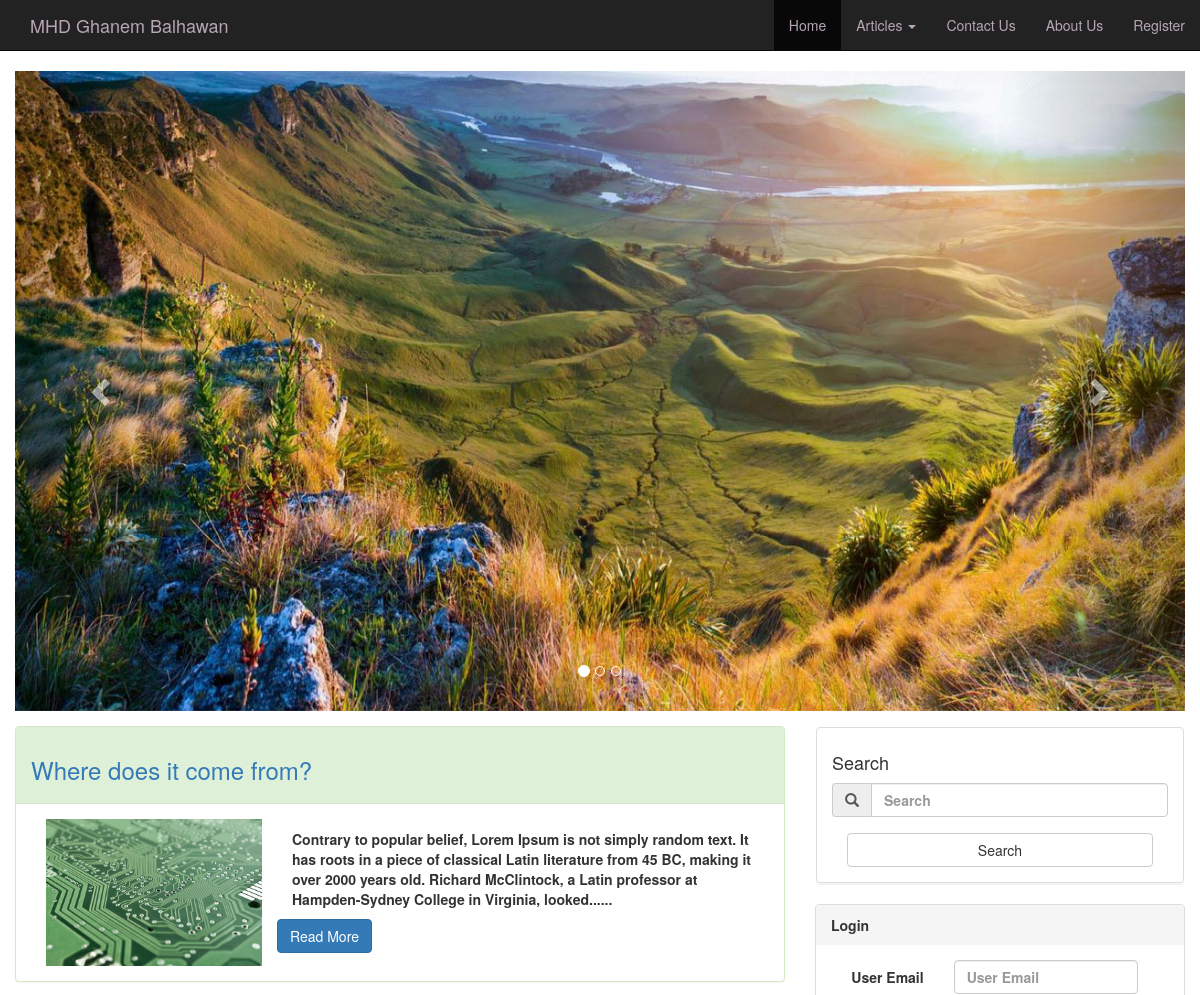
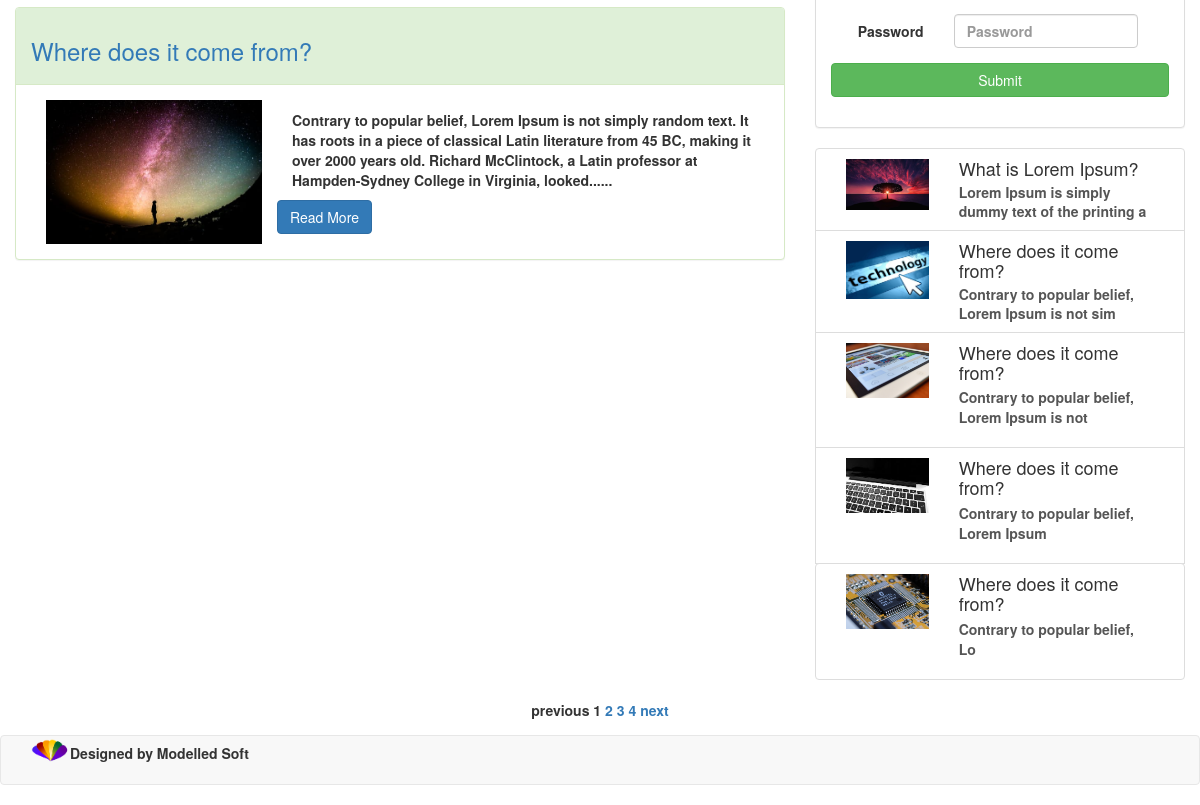
The page / on the database its author committed (2 pictures, top to bottom).
### tables this page shows
CREATE TABLE `tbl_post` (
  `pos_id` int(11) NOT NULL,
  `pos_title` text NOT NULL,
  `pos_description` text,
  `pos_image` text,
  `pos_category` text NOT NULL,
  `pos_status` text NOT NULL,
  `pos_date` timestamp NOT NULL DEFAULT CURRENT_TIMESTAMP ON UPDATE CURRENT_TIMESTAMP,
  `pos_author` text NOT NULL
);

### includes/list.php (the view)
<div class="list-group pull-right">
	<?php
		$sel_side = "SELECT * FROM tbl_post WHERE pos_status ='published' limit 5";
		$pre_side = mysqli_query($conn,$sel_side);
		while($rows = mysqli_fetch_assoc($pre_side)){
			if(isset($_GET['pos_id'])){
				if($_GET['pos_id'] == $rows['pos_id']){
					$class="active";
				} else {
					$class="";
				}
			}else {
				$class="";
			}
				echo '
				<a href="post.php?pos_id='.$rows['pos_id'].'" class="list-group-item '.$class.'">
					<div class="col-sm-4">
						<img src="'.$rows['pos_image'].'" width="100%">
					</div>
					<div class="col-sm-8">
						<h4 class="list-group-item-heading">'.$rows['pos_title'].'</h4>
						<p class="list-group-item-text">'.substr($rows['pos_description'],0,50).'</p>
					</div>
					<div style="clear:both;"></div>
				</a>
				';
		}
	?>
</div>

### index.php (shortened to what this page needs)
<?php session_start();
	include 'includes/db.php';
$tableName="tbl_post";
$targetpage = "index.php";
$limit = 2;
$query = "SELECT * FROM $tableName WHERE pos_status = 'published'";
$pre_query = mysqli_query($conn,$query);
$count = mysqli_num_rows($pre_query);
$total_pages = ceil($count/$limit);
$stages = 3;
if(isset($_GET['page'])){
		$page = $_GET['page'];
	} else {
		$page = 1;
	}
if($page){
$start = ($page - 1) * $limit;
}else{
$start = 0;
}
?>
<!DOCTYPE html>
<HTML lang="en">
<html>
	<head>
	<link rel="stylesheet" href="bootstrap/css/bootstrap.css">
	<link rel="stylesheet" href="bootstrap/css/mystyle.css">
	</head>
	<body id="Home">
	<?php include 'includes/header.php'; ?>
	<div class="container-fluid carouselContainer hidden-sm">
        <div id="myCarousel" class="carousel slide" data-ride="carousel" width="100%" height="100%">
            <ol class="carousel-indicators" dir="auto">
                <li data-target="#myCarousel" data-slide-to="0" class="active"></li>
                <li data-target="#myCarousel" data-slide-to="1"></li>
                <li data-target="#myCarousel" data-slide-to="2"></li>
            </ol>
            <div class="carousel-inner" role="listbox">
                <div class="item active">
                    <img src="images/nature3.jpg" alt="Nature" width="100%">
                </div>
            </div>
            <a class="left carousel-control" href="#myCarousel" role="button" data-slide="prev"><span class="glyphicon glyphicon-chevron-left" aria-hidden="true"></span><span class="sr-only">Previous</span></a><a class="right carousel-control" href="#myCarousel" role="button" data-slide="next"><span class="glyphicon glyphicon-chevron-right" aria-hidden="true"></span><span class="sr-only">Next</span></a>
        </div>
    </div>
	 <div class="col-lg-11" style="margin:5px;width:5px;height:5px;"></div>
	<div class="col-lg-4 visible-xs">
		<?php include 'includes/sidebar.php'; ?>
	</div>
	<div class="containerArticle">
		<article class="row">
			<section class="col-md-8">
				<?php
					$sel_sql = "SELECT * FROM `tbl_post` WHERE pos_status ='published' ORDER BY pos_id DESC LIMIT $start, $limit";
					$pre_sql = mysqli_query($conn,$sel_sql);
						while($rows = mysqli_fetch_assoc($pre_sql)){
							echo '
							<div class = "panel panel-success"  id="article">
								<div class="panel-heading">
									<h3><a href ="post.php?pos_id='.$rows['pos_id'].'">'.$rows['pos_title'].'</a></h3>
								</div>
								<div class="panel-body">
									<div class = "col-lg-4">
										<img src="'.$rows['pos_image'].'" alt="image" width = "100%">
									</div>
									<div class="col-lg-8">
										<p>'.substr($rows['pos_description'],0,250).'......</p>
									</div>
										<a href ="post.php?pos_id='.$rows['pos_id'].'" class = "btn btn-primary">Read More</a>
								</div>
							</div>
							';
							}
				?>
			</section>
			<div class="visible-lg col-xs-4 pull-right"><?php include 'includes/sidebar.php'; ?></div>
		</article>
		<div class="text-center">
			<?php
$prev = $page - 1;
$next = $page + 1;
$lastpage = ceil($total_pages/$limit);
$paginate = '';
if($lastpage > 1)
{
$paginate .= "<div class='paginate'>";
if ($page > 1){
$paginate.= "<a href='$targetpage?page=$prev'>previous </a>";
}else{
$paginate.= "<span class='disabled'>previous </span>"; }
if ($lastpage < 7 + ($stages * 2))
{
for ($counter = 1; $counter <= $lastpage; $counter++)
{
if ($counter == $page){
$paginate.= "<span class='current'> $counter</span>";
}else{
$paginate.= "<a href='$targetpage?page=$counter'> $counter</a>";}
}
}
if ($page < $counter - 1){
$paginate.= "<a href='$targetpage?page=$next'> next</a>";
}else{
$paginate.= "<span class='disabled'> next</span>";
}
$paginate.= "</div>";
}
echo $paginate;
			?>
		</div>
	</div>
	</body>
	<?php include_once 'includes/footer.php'; ?>
</html>

### includes/header.php (shortened to what this page needs)
<header class="navbar navbar-inverse navbar-static-top">
<div id="wrapper">
	<div class="container-fluid">
		<div class="navbar-header">
		<a class="navbar-brand" href="#">MHD Ghanem Balhawan</a>
		</div>
		<div class="collapse navbar-collapse" id="myNavbar">
			<ul class = "nav navbar-nav navbar-right" id="myNavbar">
				<li class="cbutton"><a href="index.php">Home</a></li>
				<ul class="nav navbar-nav">
					<li class="dropdown cbutton">
					  <a href="#" class="dropdown-toggle" data-toggle="dropdown" role="button" aria-expanded="false">Articles <span class="caret"></span></a>
					</li>
				</ul>
				<li class="cbutton"><a href="contact.php">Contact Us</a></li>
				<li class="cbutton"><a href="about.php">About Us</a></li>
				<li class="cbutton"><a href="register.php">Register</a></li>
			</ul>
			</div>
		</div>
	</div>
</header>

### includes/sidebar.php
<aside id="login">
	<form class="panel panel-group form-horizontal" action="search.php" role="form" autocomplete="off">
		<div class="panel panel-default">
			<div class="panel-body">
				<div class="panel-header">
					<h4>Search</h4>
				</div>
				<div class="input-group col-sm-12">
					<span class="input-group-addon"><i class="glyphicon glyphicon-search"></i></span>
					<input class="form-control" type="search" name="search" placeholder="Search" />
				</div>
				<div class="form-group">
					<div class="col-sm-12">
					</div>
				</div>
				<div class="input-group-btn">
					<div class="col-sm-12">
						<button type="submit" name="submit_search" class="btn btn-default btn-block">Search</button>
					</div>
				</div>
			</div>
		</div>
	</form>
	<form class="panel-group form-horizontal" role="form" action="account/login.php" method="post" autocomplete="off">
		<div class="panel panel-default">
			<div class="panel-heading">Login</div>
			<div class="panel-body">
				<div class="form-group">
					<label for="email" class="control-label col-sm-4">User Email</label>
					<div class="col-sm-7">
						<input type="text" id="email" placeholder="User Email" name="email" class="form-control">
					</div>
				</div>
				<div class="form-group">
					<label for="password" class="control-label col-sm-4">Password</label>
					<div class="col-sm-7">
						<input type="password" id="password" placeholder="Password" name="password" class="form-control">
					</div>
				</div>
				<div class="form-group">
					<div class="col-sm-12">
						<button type="submit" class="btn btn-success btn-block" name="submit_login">Submit</button>
					</div>
				</div>
			</div>
		</div>
	</form>
</aside>
<aside class="pull-left">
<div class="visible-lg"><?php include 'includes/list.php'; ?></div>
</aside>

### includes/footer.php
<footer class="navbar navbar-default navbar-fixt-bottom footer">
		<div class="container">
			<img id="logo" class="pull-left" src="images/logo.png" alt="logo" style="max-width:40px;">
			<p class="center" style="padding-top:7px;">Designed by Modelled Soft</p>
		</div>
</footer>

### rows shown on the page
tbl_post: pos_title "Where does it come from?", pos_image (picture), pos_description "Contrary to popular belief, Lorem Ipsum is not simply random text. It has roots in a piece of classical Latin literature from 45 BC, making it over 2000 years old. Richard McClintock, a Latin professor at Hampden-Sydney College in Virginia, looked"
tbl_post: pos_title "Where does it come from?", pos_image (picture), pos_description "Contrary to popular belief, Lorem Ipsum is not simply random text. It has roots in a piece of classical Latin literature from 45 BC, making it over 2000 years old. Richard McClintock, a Latin professor at Hampden-Sydney College in Virginia, looked"
tbl_post: pos_image (picture), pos_title "What is Lorem Ipsum?", pos_description "Lorem Ipsum is simply dummy text of the printing a"
tbl_post: pos_image (picture), pos_title "Where does it come from?", pos_description "Contrary to popular belief, Lorem Ipsum is not sim"
tbl_post: pos_image (picture), pos_title "Where does it come from?", pos_description "Contrary to popular belief, Lorem Ipsum is not"
tbl_post: pos_image (picture), pos_title "Where does it come from?", pos_description "Contrary to popular belief, Lorem Ipsum"
tbl_post: pos_image (picture), pos_title "Where does it come from?", pos_description "Contrary to popular beli ef, Lo"
